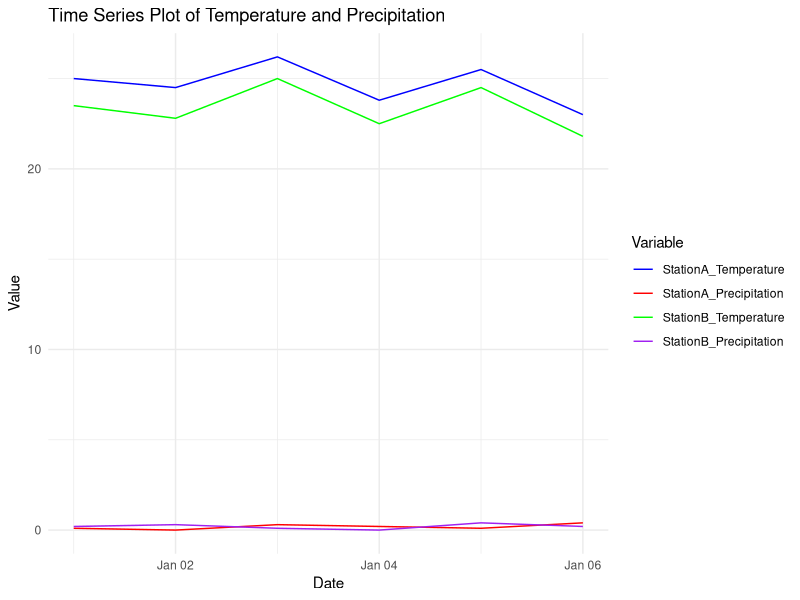
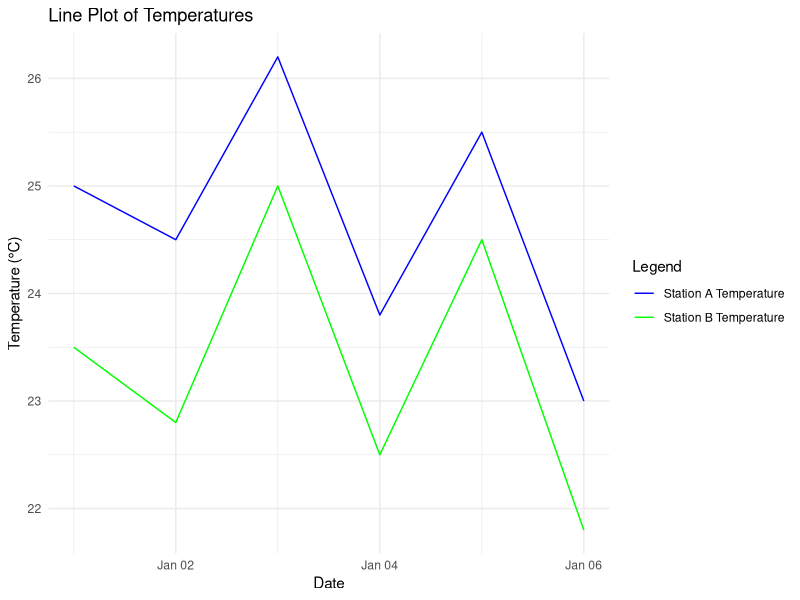
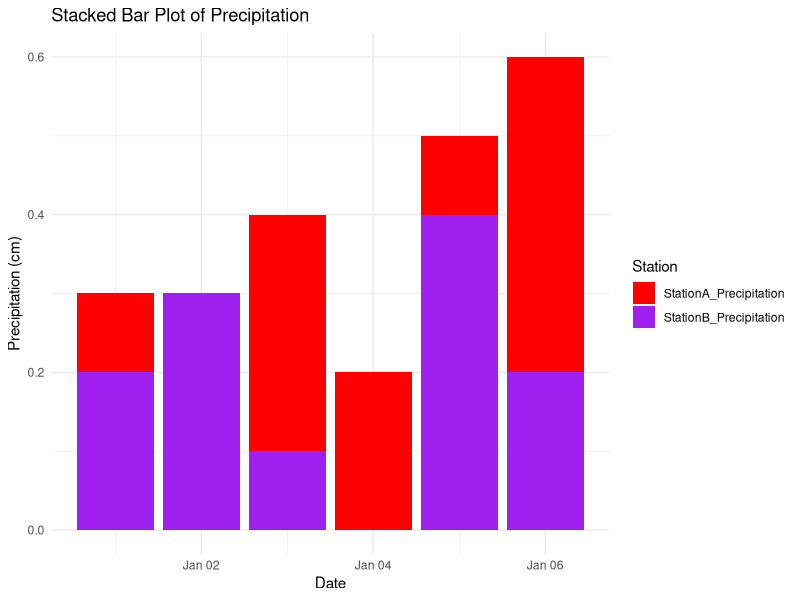

The R script that drew these images, in order:
# Load necessary libraries
library(ggplot2)
library(reshape2)
library(scales)

# Create the dataset
data <- data.frame(
  Date = as.Date(c('2024-01-01', '2024-01-02', '2024-01-03', '2024-01-04', '2024-01-05', '2024-01-06')),
  StationA_Temperature = c(25.0, 24.5, 26.2, 23.8, 25.5, 23.0),
  StationA_Precipitation = c(0.1, 0.0, 0.3, 0.2, 0.1, 0.4),
  StationB_Temperature = c(23.5, 22.8, 25.0, 22.5, 24.5, 21.8),
  StationB_Precipitation = c(0.2, 0.3, 0.1, 0.0, 0.4, 0.2)
)

# Melt the dataset for easy plotting
data_melted <- melt(data, id = "Date")

# Create time series plot
time_series_plot <- ggplot(data_melted, aes(x = Date, y = value, color = variable)) +
  geom_line() +
  scale_color_manual(values = c("StationA_Temperature" = "blue", "StationA_Precipitation" = "red", "StationB_Temperature" = "green", "StationB_Precipitation" = "purple")) +
  labs(title = "Time Series Plot of Temperature and Precipitation", x = "Date", y = "Value", color = "Variable") +
  theme_minimal()

# Display time series plot
print(time_series_plot)

# Line plot for temperatures of both stations
line_plot <- ggplot(data) +
  geom_line(aes(x = Date, y = StationA_Temperature, color = "Station A Temperature")) +
  geom_line(aes(x = Date, y = StationB_Temperature, color = "Station B Temperature")) +
  labs(title = "Line Plot of Temperatures", x = "Date", y = "Temperature (°C)", color = "Legend") +
  scale_color_manual(values = c("Station A Temperature" = "blue", "Station B Temperature" = "green")) +
  theme_minimal()

# Display line plot
print(line_plot)

# Prepare the dataset for stacked bar plot
stacked_data <- melt(data, id = "Date")
stacked_data <- stacked_data[stacked_data$variable %in% c("StationA_Precipitation", "StationB_Precipitation"), ]

# Create stacked bar plot
stacked_bar_plot <- ggplot(stacked_data, aes(x = Date, y = value, fill = variable)) +
  geom_bar(stat = "identity") +
  scale_fill_manual(values = c("StationA_Precipitation" = "red", "StationB_Precipitation" = "purple")) +
  labs(title = "Stacked Bar Plot of Precipitation", x = "Date", y = "Precipitation (cm)", fill = "Station") +
  theme_minimal()

# Display stacked bar plot
print(stacked_bar_plot)
